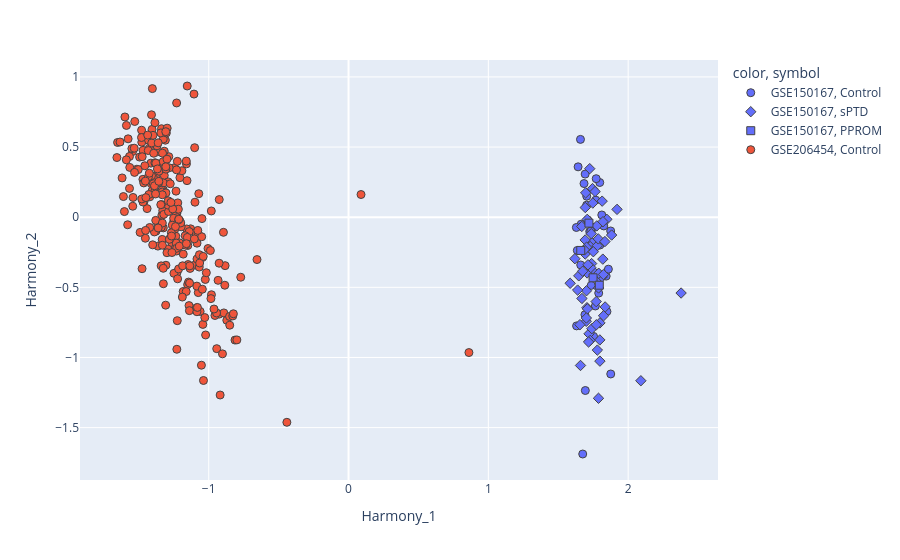

This figure's notebook cell:
### Code cell
# 2D scatter plot of the scores
XPC = 'Harmony_1' # Principal component shown on x-axis
YPC = 'Harmony_2' # Principal component shown on y-axis
fig = px.scatter(corrected_second_trimester, x = XPC, y = YPC, color = labels, symbol = symbols, hover_data = [XPC, YPC])
fig.update_traces(mode = 'markers', marker_line_width = 1, marker_size = 8)
fig.show()

### Figure 1 — Plotly figure (JSON) as saved in the notebook; plotly's stock layout.template omitted (floating-point values rounded to 4 significant figures; data arrays with more than 128 entries replaced by an {"elided": "..."} marker saying what was removed)
{"data": [{"hovertemplate": "color=GSE150167<br>symbol=Control<br>Harmony_1=%{x}<br>Harmony_2=%{y}<extra></extra>", "legendgroup": "GSE150167, Control", "marker": {"color": "#636efa", "line": {"width": 1}, "size": 8, "symbol": "circle"}, "mode": "markers", "name": "GSE150167, Control", "orientation": "v", "showlegend": true, "type": "scatter", "x": [1.826, 1.789, 1.725, 1.636, 1.765, 1.664, 1.811, 1.758, 1.798, 1.684, 1.631, 1.733, 1.783, 1.875, 1.691, 1.734, 1.843, 1.738, 1.875, 1.63, 1.642, 1.736, 1.768, 1.659, 1.661, 1.848, 1.703, 1.859, 1.712, 1.71, 1.744, 1.782, 1.797, 1.704, 1.693, 1.771, 1.675, 1.752, 1.694], "xaxis": "x", "y": [-0.06247, -0.5411, -0.1013, -0.2369, -0.6328, -0.04996, 0.01582, -0.07226, -0.1987, 0.2398, -0.7749, -0.09941, -0.4343, -1.118, -0.6952, -0.2146, -0.4201, -0.2107, -0.0981, -0.07332, 0.359, -0.4861, 0.1218, 0.5547, -0.3405, -0.6725, 0.08604, -0.3704, -0.2061, -0.01909, -0.1787, -0.4001, 0.2474, 0.1495, 0.3073, 0.2746, -1.688, -0.8496, -1.235], "yaxis": "y"}, {"hovertemplate": "color=GSE150167<br>symbol=sPTD<br>Harmony_1=%{x}<br>Harmony_2=%{y}<extra></extra>", "legendgroup": "GSE150167, sPTD", "marker": {"color": "#636efa", "line": {"width": 1}, "size": 8, "symbol": "diamond"}, "mode": "markers", "name": "GSE150167, sPTD", "orientation": "v", "showlegend": true, "type": "scatter", "x": [1.776, 1.7, 1.693, 1.693, 1.693, 1.585, 1.747, 1.798, 1.848, 1.736, 1.815, 1.82, 1.835, 1.728, 1.72, 1.743, 1.702, 1.738, 1.668, 1.619, 1.696, 1.703, 1.655, 1.706, 1.819, 1.705, 1.798, 1.728, 1.707, 1.92, 1.733, 1.639, 1.882, 2.091, 1.824, 1.712, 1.647, 1.788, 1.788, 1.687, 1.725, 1.745, 1.779, 1.74, 1.669, 2.379, 1.79, 1.751, 1.814, 1.786, 1.834, 1.773, 1.717, 1.708, 1.823, 1.797, 1.701, 1.78, 1.659, 1.675, 1.771, 1.763], "xaxis": "x", "y": [-0.06187, -0.7422, -0.2621, 0.06894, -0.1623, -0.4711, 0.1007, -0.7535, -0.01517, -0.1175, -0.425, -0.03207, -0.6398, -0.2091, -0.8313, -0.379, -0.5245, -0.3307, -0.06606, -0.2959, 0.1737, -0.2139, -0.7663, -0.3974, -0.2989, -0.6449, -1.026, -0.8785, -0.01537, 0.05564, -0.3589, -0.5196, -0.1273, -1.166, -0.7025, -0.3395, -0.418, -1.291, -0.5045, -0.2333, 0.346, 0.204, -0.2039, -0.7948, -0.5794, -0.5405, -0.3998, -0.246, 0.1144, -0.1546, -0.1737, -0.7667, -0.8894, -0.6533, -0.4087, -0.8748, -0.7185, -0.9473, -1.057, -0.385, -0.6016, 0.1827], "yaxis": "y"}, {"hovertemplate": "color=GSE150167<br>symbol=PPROM<br>Harmony_1=%{x}<br>Harmony_2=%{y}<extra></extra>", "legendgroup": "GSE150167, PPROM", "marker": {"color": "#636efa", "line": {"width": 1}, "size": 8, "symbol": "square"}, "mode": "markers", "name": "GSE150167, PPROM", "orientation": "v", "showlegend": true, "type": "scatter", "x": [1.749, 1.719, 1.661, 1.794], "xaxis": "x", "y": [-0.4321, -0.04238, -0.237, -0.4847], "yaxis": "y"}, {"hovertemplate": "color=GSE206454<br>symbol=Control<br>Harmony_1=%{x}<br>Harmony_2=%{y}<extra></extra>", "legendgroup": "GSE206454, Control", "marker": {"color": "#EF553B", "line": {"width": 1}, "size": 8, "symbol": "circle"}, "mode": "markers", "name": "GSE206454, Control", "orientation": "v", "showlegend": true, "type": "scatter", "x": {"elided": "267 float values"}, "xaxis": "x", "y": {"elided": "267 float values"}, "yaxis": "y"}], "layout": {"legend": {"title": {"text": "color, symbol"}, "tracegroupgap": 0}, "margin": {"t": 60}, "xaxis": {"anchor": "y", "domain": [0, 1], "title": {"text": "Harmony_1"}}, "yaxis": {"anchor": "x", "domain": [0, 1], "title": {"text": "Harmony_2"}}}}
